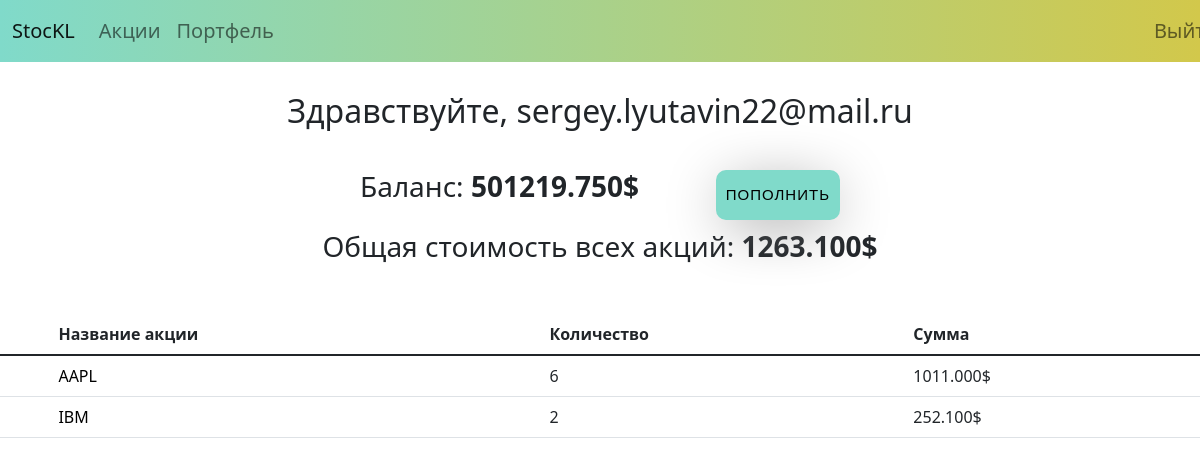
Before: /exchange/portfolio/ (signed in) with the older database file.
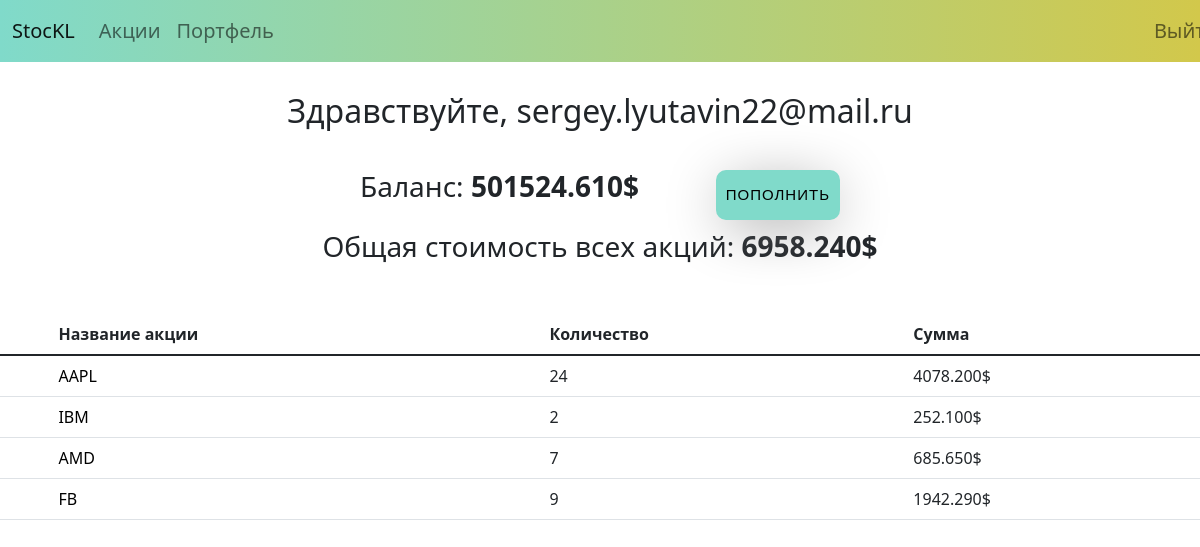
After: the same page with the newer database file.
### users/models.py (models this page shows, shortened)
class CustomUser(AbstractUser):
    username = None
    email = models.EmailField(l('email address'), unique=True)
    money = models.DecimalField(max_digits=10, decimal_places=3, null=True, default=0)
    USERNAME_FIELD = 'email'
    REQUIRED_FIELDS = []
    objects = CustomUserManager()

### exchangeapp/models.py (models this page shows)
class Portfolio(models.Model):
    user = models.ForeignKey(CustomUser, on_delete=models.CASCADE, null=True, default='')
    stock = models.ForeignKey(Stock, on_delete=models.CASCADE, null=True, default='')
    quantity = models.PositiveIntegerField(verbose_name='количество', default=0, null=True)
    total_price = models.DecimalField(max_digits=10, decimal_places=3,verbose_name='стоимость', default=0, null=True)

class Stock(models.Model):
    name = models.CharField(max_length=4)
    user = models.ForeignKey(CustomUser, on_delete=models.CASCADE, null=True,blank=True, default='')
    price = models.FloatField(default=1, null=True)
    def __str__(self):
        return self.name

### exchangeapp/views.py (the view)
# urls.py: path('portfolio/', views.portfolio_page, name='portfolio'),
def portfolio_page(request):
    total_price = 0
    portfolio = Portfolio.objects.filter(user=request.user)
    for port in portfolio:
        total_price += port.total_price
    context = {'portfolio_list': portfolio, 'total_price': total_price}
    return render(request, 'exchangeapp/prof.html', context)

### exchangeapp/templates/exchangeapp/prof.html (shortened to what this page needs)
<!DOCTYPE html>
{% load static %}
{% include "exchangeapp/navbar.html"%}
<html lang="en">
<head>
  <link  rel="stylesheet"  href="https://cdnjs.cloudflare.com/ajax/libs/animate.css/4.1.1/animate.min.css"/>
  <link href="https://cdn.jsdelivr.net/npm/bootstrap@5.1.3/dist/css/bootstrap.min.css" rel="stylesheet">
  <link rel="stylesheet" type="text/css" href="{% static 'exchangeapp/css/prof.css' %}">
  <link href="https://cdn.jsdelivr.net/npm/bootstrap@5.1.3/dist/css/bootstrap.min.css" rel="stylesheet">
</head>
<body>
  <div class="greeting">
    <center><h2>Здравствуйте, {{user.email}} </h2></center>
  </div>
  <div class="money">
    <div class="btn-toolbar justify-content-between" role="toolbar" aria-label="Toolbar with button groups">
      <div class="btn-group" role="group" aria-label="First group">
        <h3>Баланс: <b>{{user.money}}$</b></h3>
      </div>
      <div class="input-group">
        <a href="{% url 'users:money' user.id%}" class="botn"><center>Пополнить</center></a>
      </div>
    </div>
  </div>
  <div class="total_price">
  <center><h3>Общая стоимость всех акций: <b>{{total_price}}$</b></h3></center>
  </div>
<div class="table-KL">
  <table class="table table-hover">
    <thead>
      <tr class="pepp">
        <th scope="col"></th>
        <th scope="col">Название акции</th>
        <th scope="col">Количество</th>
        <th scope="col">Сумма</th>
      </tr>
    </thead>
    <tbody>
    {% for portfolio in portfolio_list %}
      <tr>
        <td></td>
        <td><a style="text-decoration: none; color: black;" href="{% url 'detail_page' portfolio.stock.name %}">{{portfolio.stock}}</a></td>
        <td>{{portfolio.quantity}}</td>
        <td>{{portfolio.total_price}}$</td>
      </tr>
    {% endfor %}
    </tbody>
  </table>
</div>
</body>
</html>

Changed rows visible on the page:
changed CustomUser "sergey.lyutavin22@mail.ru": money "501219.750" → "501524.610"
changed Portfolio "AAPL": quantity "6" → "24"; total_price "1011.000" → "4078.200"
added Portfolio: stock "AMD", quantity "7", total_price "685.650"
added Portfolio: stock "FB", quantity "9", total_price "1942.290"
Other visible differences:
{{ total_price }}: "1263.100" → "6958.240"
